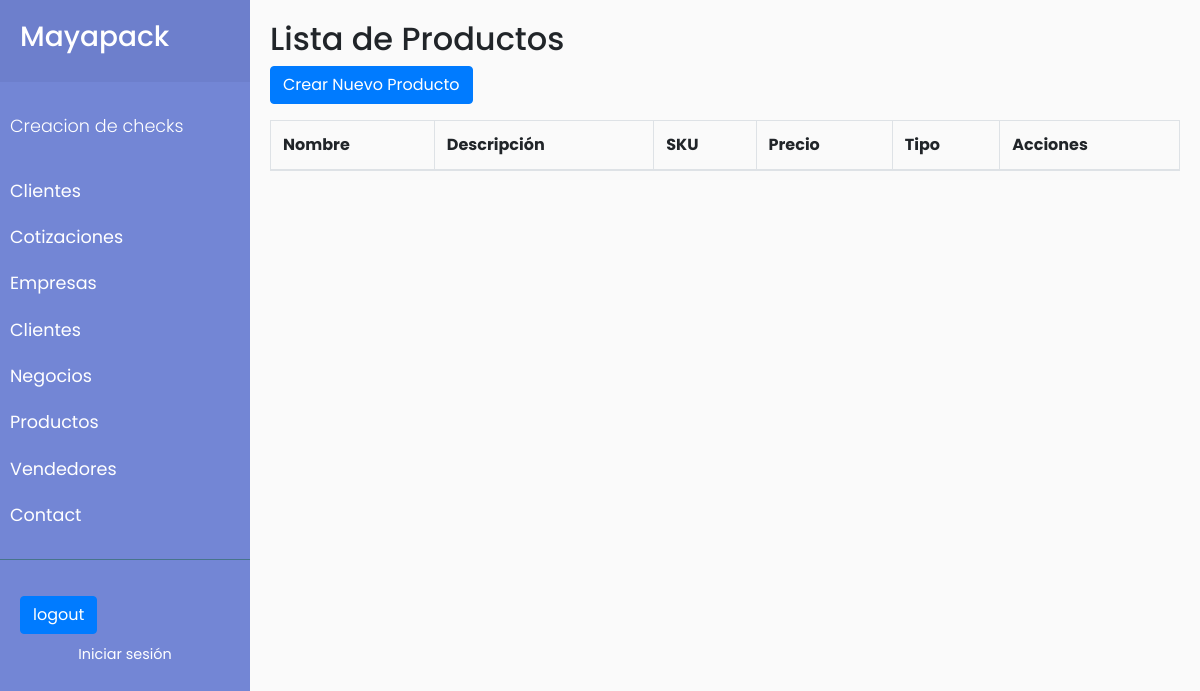
/productos, run on an earlier commit of the app's database.
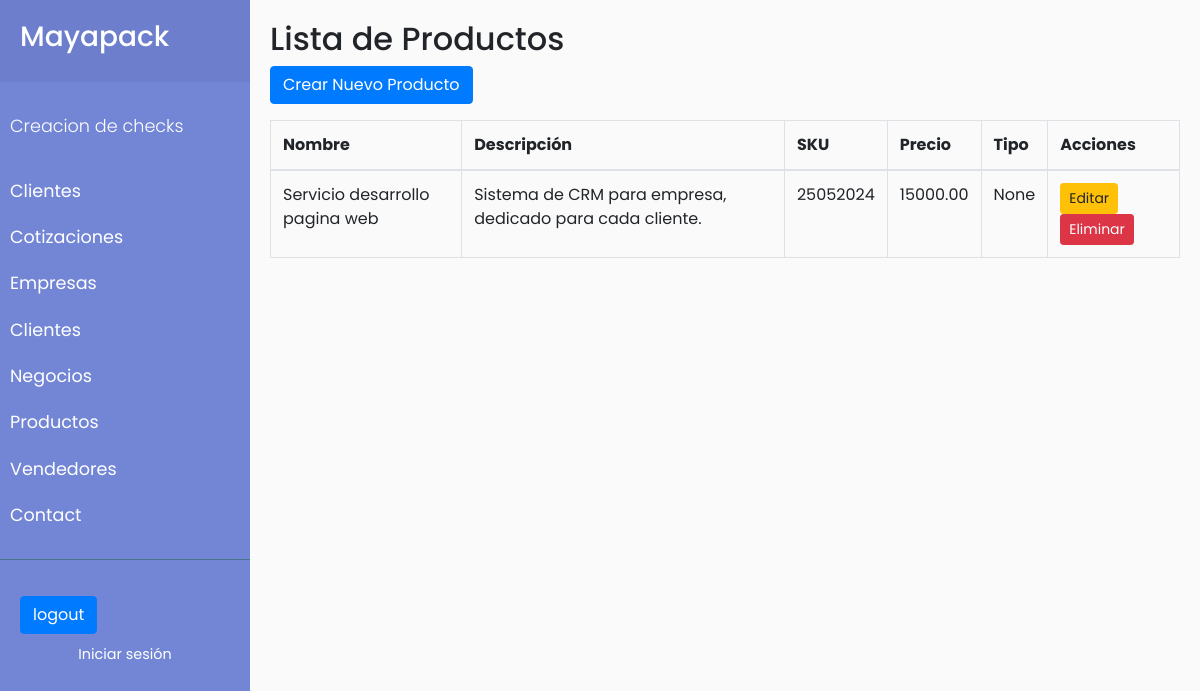
And on a later commit of the database.
### productos/models.py (models this page shows, shortened)
class Producto(models.Model):
    PRODUCTO = 'producto'
    SERVICIO = 'servicio'
    TIPO_CHOICES = [
        (PRODUCTO, 'Producto'),
        (SERVICIO, 'Servicio'),
    ]
    nombre = models.CharField(max_length=255)
    descripcion = models.TextField()
    sku = models.CharField(max_length=100, unique=True)
    precio = models.DecimalField(max_digits=10, decimal_places=2)
    tipo = models.CharField(max_length=10, choices=TIPO_CHOICES, null=True)

### productos/views.py (the view)
# urls.py: path('productos', views.item_list, name='producto_list'),
def item_list(request):
    productos = Producto.objects.all()
    return render(request, 'productos/producto_list.html', {'productos': productos})

### productos/templates/productos/producto_list.html
{% extends 'base.html' %}
{% block content %}
<div id="content" class="container">
    <h2>Lista de Productos</h2>
    <a href="{% url 'producto_create' %}" class="btn btn-primary mb-3">Crear Nuevo Producto</a>
    <table class="table table-bordered">
        <thead>
            <tr>
                <th>Nombre</th>
                <th>Descripción</th>
                <th>SKU</th>
                <th>Precio</th>
                <th>Tipo</th>
                <th>Acciones</th>
            </tr>
        </thead>
        <tbody>
            {% for producto in productos %}
            <tr>
                <td>{{ producto.nombre }}</td>
                <td>{{ producto.descripcion }}</td>
                <td>{{ producto.sku }}</td>
                <td>{{ producto.precio }}</td>
                <td>{{ producto.get_tipo_display }}</td>
                <td>
                    <a href="{% url 'producto_update' producto.pk %}" class="btn btn-sm btn-warning">Editar</a>
                    <a href="{% url 'producto_delete' producto.pk %}" class="btn btn-sm btn-danger">Eliminar</a>
                </td>
            </tr>
            {% endfor %}
        </tbody>
    </table>
</div>
{% endblock %}

What changed in the data, as far as the page shows it:
added Producto: nombre "Servicio desarrollo pagina web", descripcion "Sistema de CRM para empresa, dedicado para cada cliente.", sku "25052024", precio "15000.00", tipo "None"
